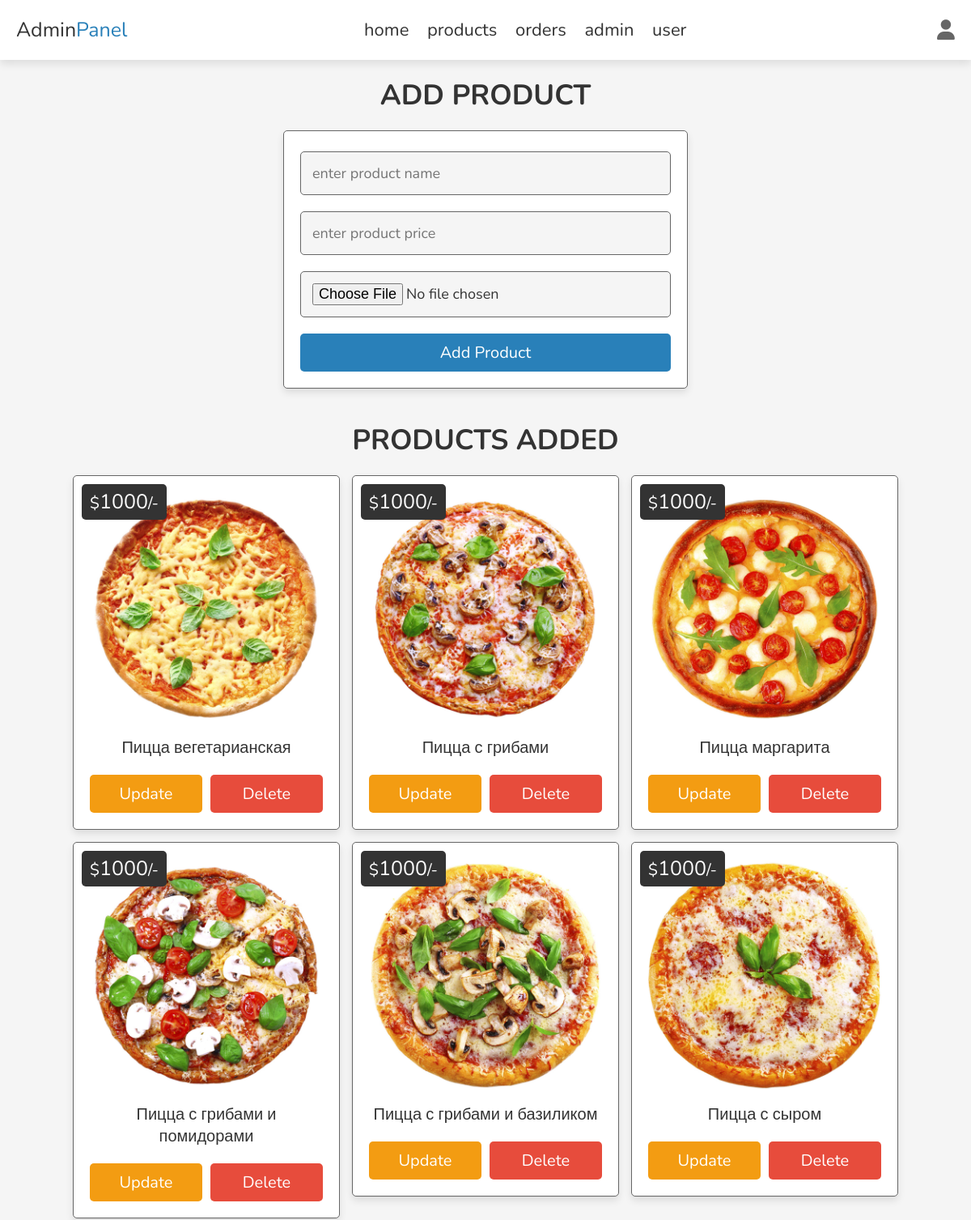
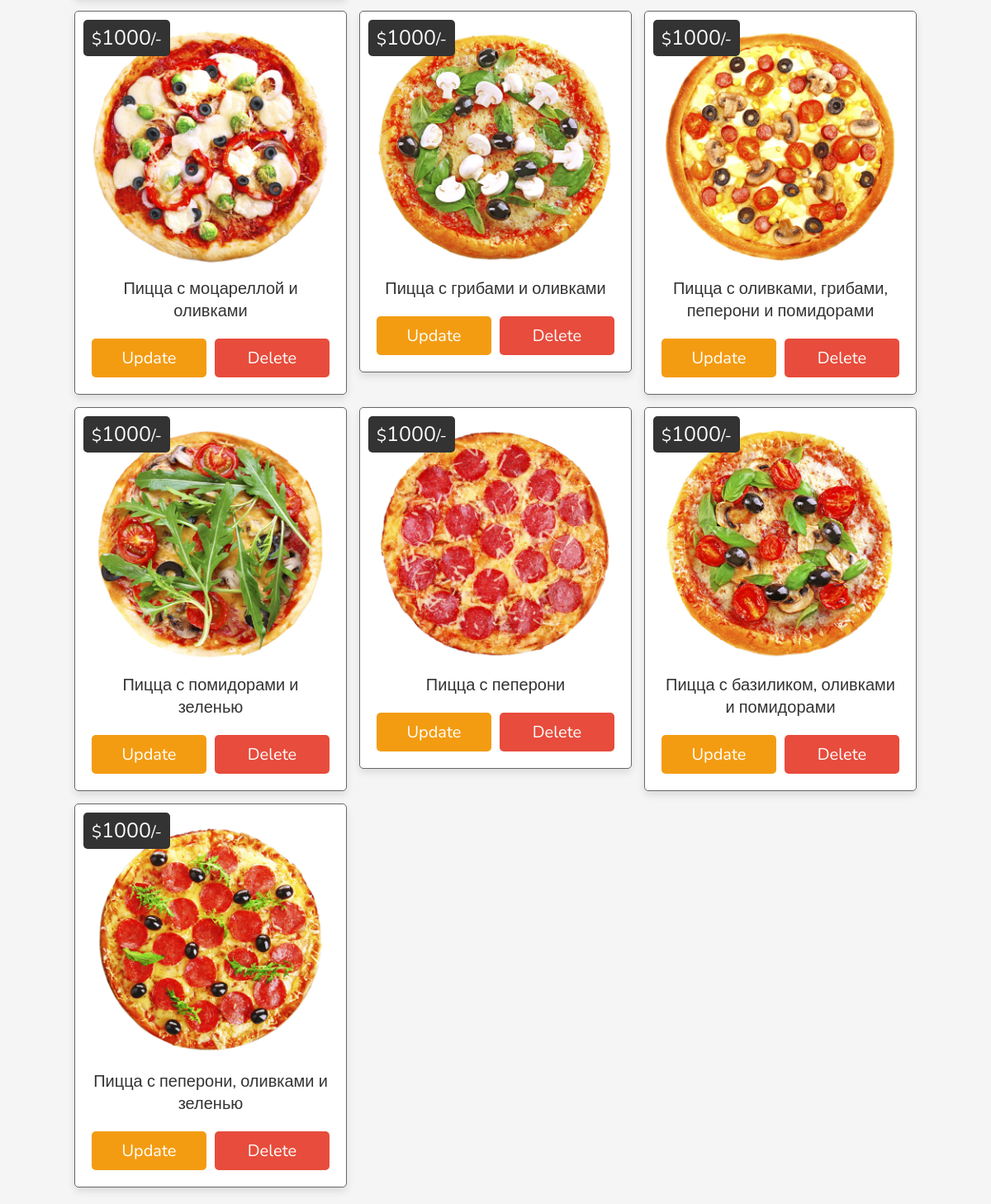
Page /site/admin_products.php (signed in) on the committed database (2 pictures, top to bottom).
### tables this page shows
CREATE TABLE `products` (
  `id` int NOT NULL,
  `name` varchar(100) NOT NULL,
  `price` int NOT NULL,
  `image` varchar(100) NOT NULL
);

### site/admin_products.php (the view, shortened to what this page needs)
<?php
include 'config.php';
?>
<!DOCTYPE html>
<html lang="en">
<head>
   <link rel="stylesheet" href="https://cdnjs.cloudflare.com/ajax/libs/font-awesome/6.1.1/css/all.min.css">
   <link rel="stylesheet" href="css/admin_style.css">
</head>
<body>
<?php include 'admin_header.php' ?>
<section class="add-products">
   <h1 class="heading">add product</h1>
   <form action="" method="post" enctype="multipart/form-data">
      <input type="text" class="box" required maxlength="100" placeholder="enter product name" name="name">
      <input type="number" min="0" class="box" required max="9999999999" placeholder="enter product price" onkeypress="if(this.value.length == 10) return false;" name="price">
      <input type="file" name="image" accept="image/jpg, image/jpeg, image/png" class="box" required>
      <input type="submit" value="add product" class="btn" name="add_product">
   </form>
</section>
<section class="show-products">
   <h1 class="heading">products added</h1>
   <div class="box-container">
   <?php
      $select_products = $conn->prepare("SELECT * FROM `products`");
      $select_products->execute();
      if($select_products->rowCount() > 0){
         while($fetch_products = $select_products->fetch(PDO::FETCH_ASSOC)){
   ?>
   <div class="box">
      <div class="price">$<span><?= $fetch_products['price']; ?></span>/-</div>
      <img src="uploaded_img/<?= $fetch_products['image']; ?>" alt="">
      <div class="name"><?= $fetch_products['name']; ?></div>
      <div class="flex-btn">
         <a href="admin_product_update.php?update=<?= $fetch_products['id']; ?>" class="option-btn">update</a>
         <a href="admin_products.php?delete=<?= $fetch_products['id']; ?>" class="delete-btn" onclick="return confirm('delete this product?');">delete</a>
      </div>
   </div>
   <?php
         }
      }else{
         echo '<p class="empty">no products added yet!</p>';
      }
   ?>
   </div>
</section>
</body>
</html>

### site/admin_header.php (shortened to what this page needs)
<header class="header">
   <section class="flex">
      <a href="admin_page.php" class="logo">Admin<span>Panel</span></a>
      <nav class="navbar">
         <a href="admin_page.php">home</a>
         <a href="admin_products.php">products</a>
         <a href="admin_orders.php">orders</a>
         <a href="admin_accounts.php">admin</a>
         <a href="users_accounts.php">user</a>
      </nav>
      <div class="icons">
         <div id="user-btn" class="fas fa-user"></div>
      </div>
   </section>
</header>

### site/css/admin_style.css (style rules this page uses)
:root { --main-color:#2980b9; --red:#e74c3c; --orange:#f39c12; --black:#333; --white:#fff; --light-bg:#f5f5f5; --light-color:#666; --border:.1rem solid var(--light-color); --box-shadow:0 .5rem 1rem rgba(0,0,0,.1); }
* { font-family: 'Nunito', sans-serif; margin:0; padding:0; box-sizing: border-box; outline: none; border:none; text-decoration: none; transition: .2s linear; }
html { font-size: 62.5%; overflow-x: hidden; scroll-behavior: smooth; scroll-padding-top: 7rem; }
body { background: var(--light-bg); }
section { padding:2rem; margin:0 auto; max-width: 1200px; }
.heading { text-align: center; margin-bottom: 2rem; font-size: 3.5rem; color:var(--black); text-transform: uppercase; }
.delete-btn, .option-btn, .btn { display: block; width: 100%; margin-top: 1rem; border-radius: .5rem; padding:1rem 3rem; font-size: 2rem; color:var(--white); cursor: pointer; text-transform: capitalize; text-align: center; }
.btn { background-color: var(--main-color); }
.delete-btn { background-color: var(--red); }
.option-btn { background-color: var(--orange); }
.flex-btn { display: flex; gap:1rem; }
.header { position:sticky; top:0; left:0; right:0; background-color: var(--white); box-shadow: var(--box-shadow); z-index: 1000; }
.header .flex { display: flex; align-items: center; justify-content: space-between; position: relative; }
.header .flex .logo { font-size: 2.5rem; color:var(--black); }
.header .flex .logo span { color: var(--main-color); }
.header .flex .navbar a { margin:0 1rem; font-size: 2.2rem; color:var(--black); }
.header .flex .icons div { font-size: 2.5rem; color:var(--light-color); cursor: pointer; margin-left: 1.7rem; }
.add-products form { max-width: 50rem; margin:0 auto; background-color: var(--white); border-radius: .5rem; box-shadow: var(--box-shadow); padding:2rem; border:var(--border); padding-top: 1.5rem; }
.add-products form .box { width: 100%; padding:1.4rem; font-size: 1.8rem; color:var(--black); border-radius: .5rem; border:var(--border); background-color: var(--light-bg); margin:1rem 0; }
.show-products .box-container { display: grid; grid-template-columns: repeat(auto-fit, 33rem); gap:1.5rem; align-items: flex-start; justify-content: center; }
.show-products .box-container .box { padding:2rem; text-align: center; border-radius: .5rem; border:var(--border); background-color: var(--white); box-shadow: var(--box-shadow); position: relative; }
.show-products .box-container .box img { width: 100%; }
.show-products .box-container .box .price { position: absolute; top:1rem; left:1rem; border-radius: .5rem; background-color: var(--black); color:var(--white); padding:.5rem 1rem; font-size: 2rem; }
.show-products .box-container .box .price span { font-size: 2.5rem; }
.show-products .box-container .box .name { margin:1rem 0; font-size: 2rem; color:var(--black); }

### rows in the picture
products: price "1000", image (picture), name "Пицца вегетарианская"
products: price "1000", image (picture), name "Пицца с грибами"
products: price "1000", image (picture), name "Пицца маргарита"
products: price "1000", image (picture), name "Пицца с грибами и помидорами"
products: price "1000", image (picture), name "Пицца с грибами и базиликом"
products: price "1000", image (picture), name "Пицца с сыром"
products: price "1000", image (picture), name "Пицца с моцареллой и оливками"
products: price "1000", image (picture), name "Пицца с грибами и оливками"
products: price "1000", image (picture), name "Пицца с оливками, грибами, пеперони и помидорами"
products: price "1000", image (picture), name "Пицца с помидорами и зеленью"
products: price "1000", image (picture), name "Пицца с пеперони"
products: price "1000", image (picture), name "Пицца с базиликом, оливками и помидорами"
products: price "1000", image (picture), name "Пицца с пеперони, оливками и зеленью"
